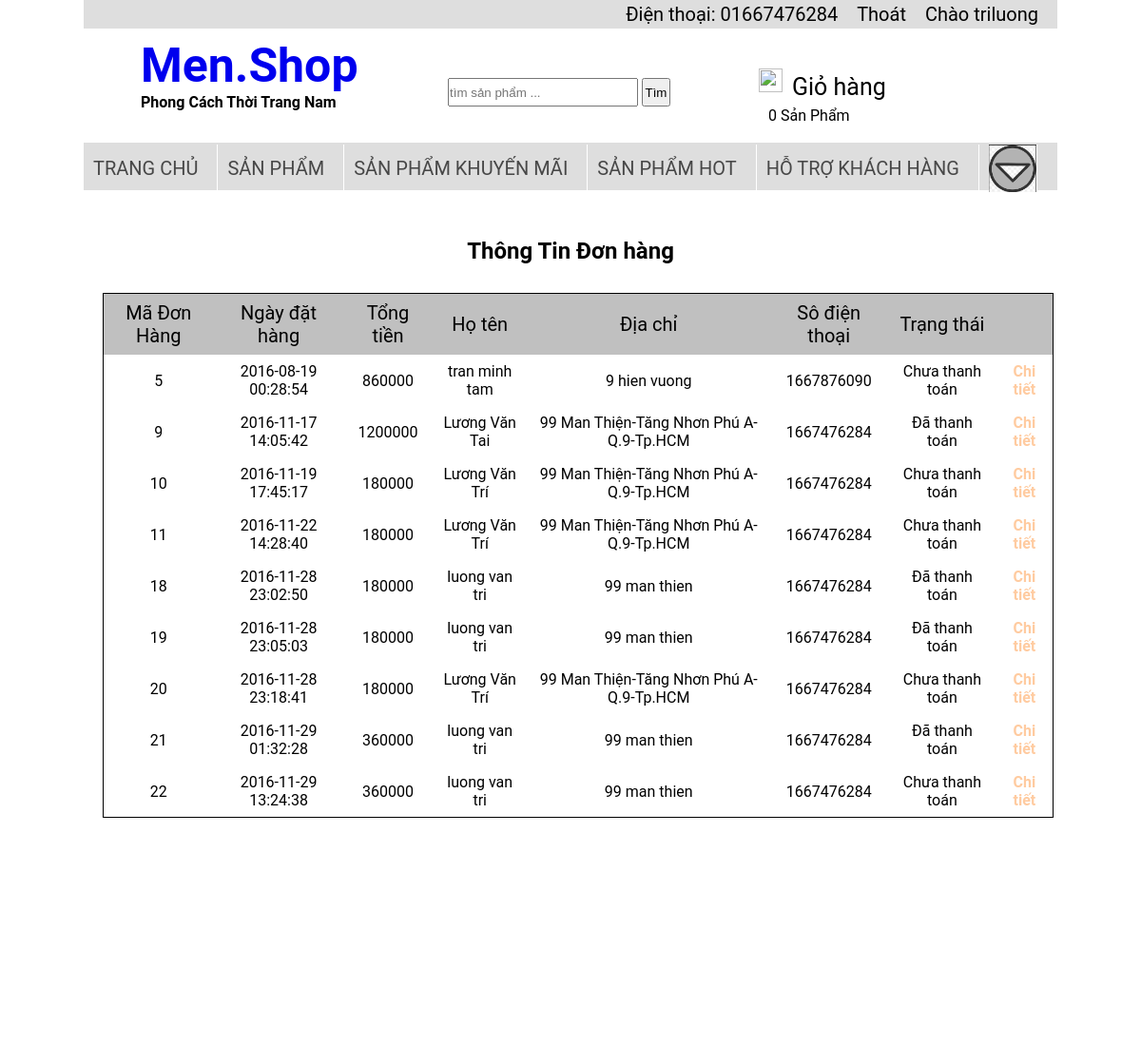
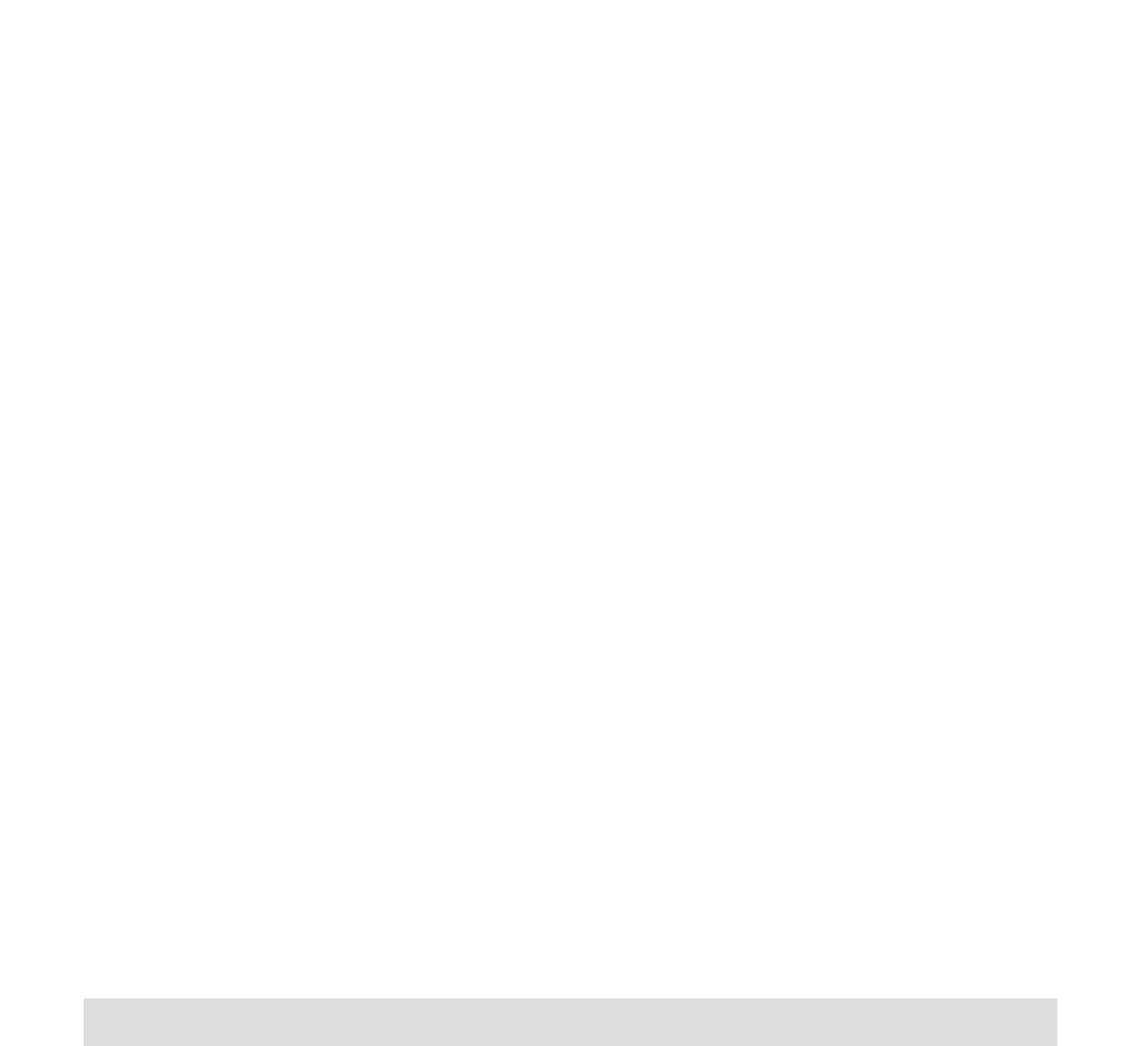
Screenshot of /menshop/ktdh.php (signed in) with the database file from the repository (2 pictures, top to bottom).
### tables this page shows
CREATE TABLE `donhang` (
  `madh` int(11) NOT NULL,
  `username` varchar(20) NOT NULL,
  `ngaydh` datetime NOT NULL DEFAULT CURRENT_TIMESTAMP,
  `tongtien` int(11) NOT NULL,
  `hotennn` varchar(50) NOT NULL,
  `diachinn` varchar(50) NOT NULL,
  `sdt` varchar(11) NOT NULL,
  `trangthaitt` tinyint(1) NOT NULL
);

### menshop/ktdh.php (the view, shortened to what this page needs)
<html>
	<head>
	   	<link rel="stylesheet" type="text/css" href="css/style.css" title="style">
	</head>
	<body>
		<div class="container">
            <?php
            include('includes/top.php');
            include('includes/header.php');
            include('includes/menu.php');
            include('includes/mysqli_connect.php');
            ?>
            <?php
                if (isset($_SESSION['username'])){
                    $username = $_SESSION['username'];
                    $r_ktra =mysqli_query($dbc,"select * from donhang where username = '".$username."'");
            ?>
            <div class="content">
                <div class="cart">
                    <h2 style="text-align: center; margin-top: 50px;">Thông Tin Đơn hàng</h2>
                    <table style="border-collapse: collapse;border: 1px solid;; width: 1000px; display: table; margin-left: 20px; margin-top: 30px;">
                        <thead style="background: silver; font-size: 20px; font: bolder;">
                            <tr>
                                <td>Mã Đơn Hàng</td>
                                <td>Ngày đặt hàng</td>
                                <td>Tổng tiền</td>
                                <td>Họ tên</td>
                                <td>Địa chỉ</td>
                                <td>Sô điện thoại</td>
                                <td>Trạng thái</td>
                                <td></td>
                            </tr>
                        </thead>
                        <tbody>
                        <?php
                            while($row = mysqli_fetch_array($r_ktra)){
                        ?>
                            <form action="" method="POST">
                                <tr>
                                    <td><?php echo $row['madh']?></td>
                                    <td><?php echo $row['ngaydh']?></td>
                                    <td><?php echo $row['tongtien']?></td>
                                    <td> <?php echo $row['hotennn']?>
                                    <td><?php echo $row['diachinn']?></td>
                                    <td><?php echo $row['sdt']?></td>
                                    <td><?php if($row['trangthaitt'] == 1){
                                            echo "Đã thanh toán";
                                        }else echo "Chưa thanh toán";
                                        ?></td>
                                    <td><a href="ctdh.php?id_dh=<?php echo $row['madh']?>" style="color: #FFCBA0; text-decoration: none; font-weight: bold;">Chi tiết</a></td>
                                </tr>
                            </form>
                        <?php }
                         ?>
                        </tbody>
                    </table>
                </div>
            </div>
            <?php }else echo "Bạn chưa đăng nhập!";
             include('includes/footer.php');
    		?>
     </div>
	</body>
</html>

### menshop/css/style.css (style rules this page uses)
body { font-family: "Roboto","segoe ui",Helvetica,Arial,sans-serif; }
* { margin: 0; padding: 0 }
.container { width: 1024px; height: auto; margin: auto; }
.content { width: 1024px;height:1800px; }
.cart table thead tr td { text-align: center; padding: 8px; }
.cart table tbody tr td { text-align: center; padding: 8px; }

### rows the page displays
donhang: madh "5", ngaydh "2016-08-19 00:28:54", tongtien "860000", hotennn "tran minh tam", diachinn "9 hien vuong", sdt "1667876090", trangthaitt "Chưa thanh toán"
donhang: madh "9", ngaydh "2016-11-17 14:05:42", tongtien "1200000", hotennn "Lương Văn Tai", diachinn "99 Man Thiện-Tăng Nhơn Phú A-Q.9-Tp.HCM", sdt "1667476284", trangthaitt "Đã thanh toán"
donhang: madh "10", ngaydh "2016-11-19 17:45:17", tongtien "180000", hotennn "Lương Văn Trí", diachinn "99 Man Thiện-Tăng Nhơn Phú A-Q.9-Tp.HCM", sdt "1667476284", trangthaitt "Chưa thanh toán"
donhang: madh "11", ngaydh "2016-11-22 14:28:40", tongtien "180000", hotennn "Lương Văn Trí", diachinn "99 Man Thiện-Tăng Nhơn Phú A-Q.9-Tp.HCM", sdt "1667476284", trangthaitt "Chưa thanh toán"
donhang: madh "18", ngaydh "2016-11-28 23:02:50", tongtien "180000", hotennn "luong van tri", diachinn "99 man thien", sdt "1667476284", trangthaitt "Đã thanh toán"
donhang: madh "19", ngaydh "2016-11-28 23:05:03", tongtien "180000", hotennn "luong van tri", diachinn "99 man thien", sdt "1667476284", trangthaitt "Đã thanh toán"
donhang: madh "20", ngaydh "2016-11-28 23:18:41", tongtien "180000", hotennn "Lương Văn Trí", diachinn "99 Man Thiện-Tăng Nhơn Phú A-Q.9-Tp.HCM", sdt "1667476284", trangthaitt "Chưa thanh toán"
donhang: madh "21", ngaydh "2016-11-29 01:32:28", tongtien "360000", hotennn "luong van tri", diachinn "99 man thien", sdt "1667476284", trangthaitt "Đã thanh toán"
donhang: madh "22", ngaydh "2016-11-29 13:24:38", tongtien "360000", hotennn "luong van tri", diachinn "99 man thien", sdt "1667476284", trangthaitt "Chưa thanh toán"

### other values shown
$_SESSION['username'] "triluong"
